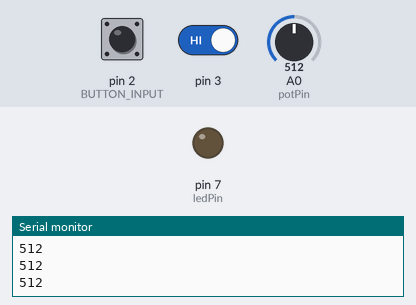
Recording of a sketch running on a simulated Arduino Uno, built with avr-gcc and run on an emulated ATmega328P. On the bench: output pins drawn as LEDs (lit = HIGH), the last lines printed to the serial monitor. The test bench sets the inputs (shaded band); at power-on: pin 3 HIGH, pin 2 (BUTTON_INPUT) HIGH, A0 (potPin) = 512.

Above: at 1.2 s.
1.3 s: pin 3 driven LOW
At 2.6 s:
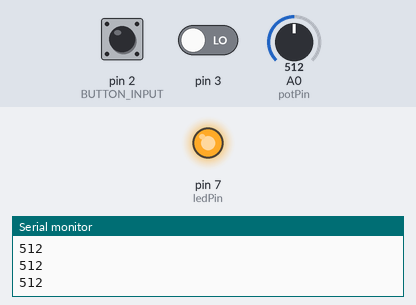
3.0 s: pin 2 (BUTTON_INPUT) pulled LOW for 0.35 s
Timing chart, 0 to 6.0 s (numbered marks = the images above; inputs shaded):
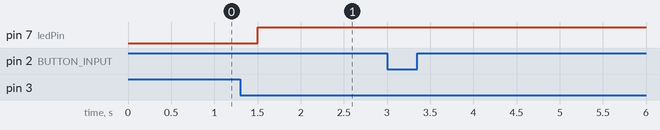

The sketch:

board.ino.ino
```cpp
#define BUTTON_INPUT 2
#define SHIFT 3
int potPin = A0;
int val = 0;
int left = true;
int buttonState = 0;
int ledPin = 7;

void setup() {
  // Set LED mode to output
  pinMode(ledPin, OUTPUT);
  // Set button interrupts
  attachInterrupt(0, mouse, CHANGE);
  attachInterrupt(1, shift, FALLING);
  // LED starts off
  digitalWrite(ledPin, LOW);
  // Start serial communication
  Serial.begin(9600);
}

void loop() {
  // Turn on the LED if it's on right-click
  if (left == false) {
    digitalWrite(ledPin, HIGH);
  } else {
    digitalWrite(ledPin, LOW);
  }
  // Check the potentiometer value and print it every 100 mili
  val = analogRead(potPin);
  Serial.println(val);
  delay(300);
}

void mouse() {
  buttonState = digitalRead(BUTTON_INPUT);
  // Send the proper click data, depending on the state
  if (left) {
    if (buttonState == 0) {
     Serial.println("left_click");
    } else {
      Serial.println("left_unclick");
    }
  } else {
    if (buttonState == 0) {
      Serial.println("right_click");
    } else {
     Serial.println("right_unclick");
    }
  }
}

void shift() {
  // Make the opposite button active
  left = !left;
}
```

Measured:
- after the input at 1.3 s, pin 7 (ledPin): LOW → HIGH after 0.20 s
